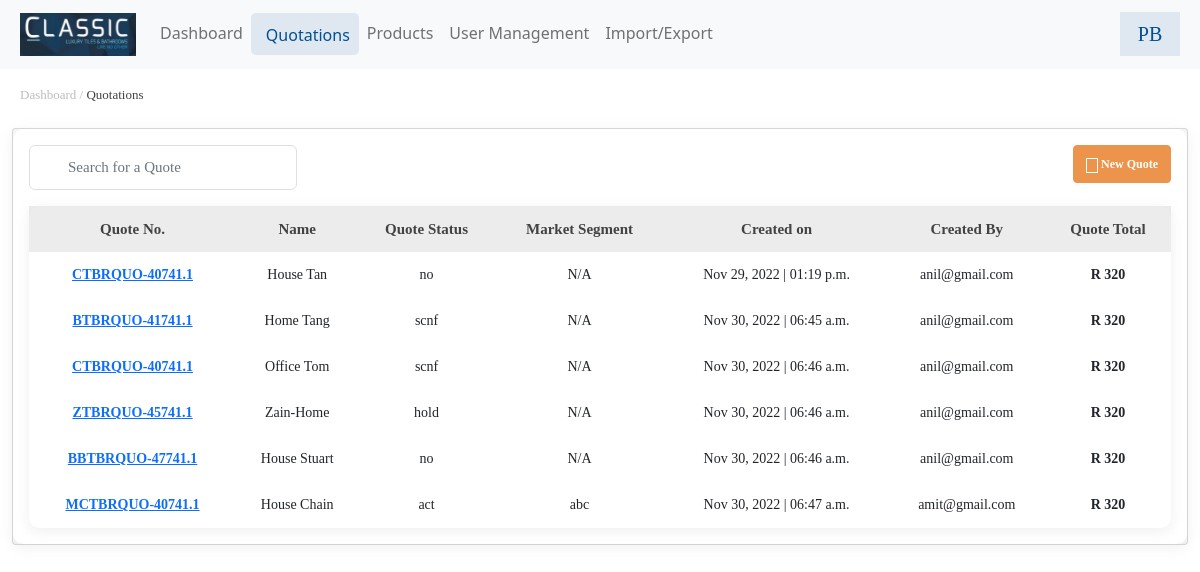
/quotations/, run on an earlier commit of the app's database.
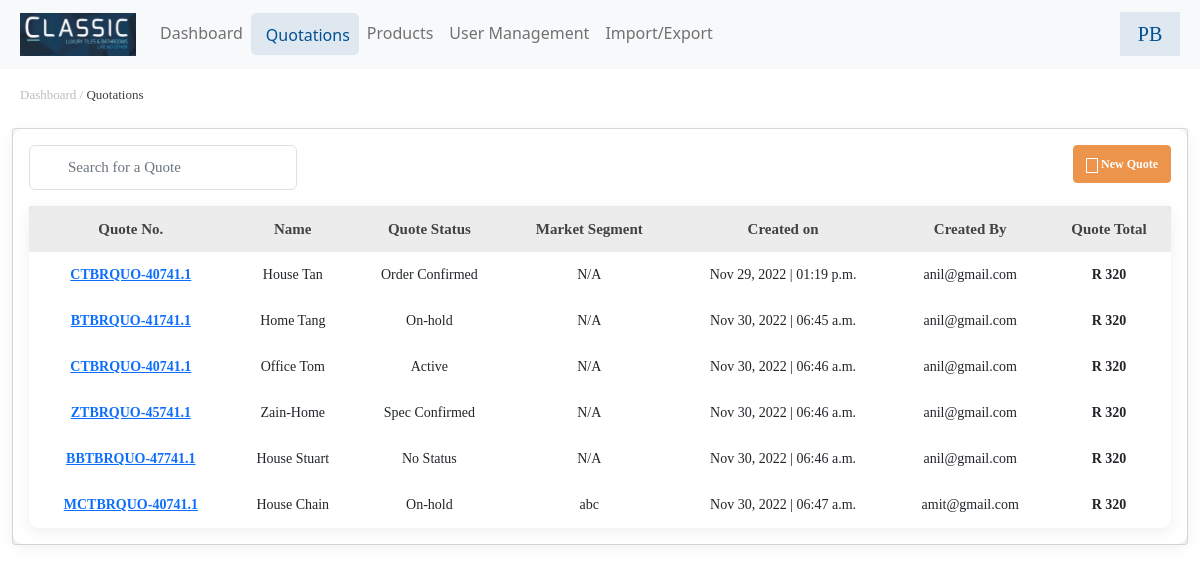
And on a later commit of the database.
### app/models.py (models this page shows, shortened)
class Quotation(models.Model):
    quot_no = models.CharField(max_length=200)
    name = models.CharField(max_length=200)
    quot_status = models.CharField(max_length=50, choices=quotationstatus, default="no")
    market_seg = models.CharField(max_length=200)
    created_at = models.DateTimeField(auto_now_add=True)
    created_by = models.ForeignKey(User, on_delete=models.CASCADE)

### app/views.py (the view)
# urls.py: path('quotations/', views.quotation, name='quotations'),
def quotation(request):
    quots = Quotation.objects.all()
    return render(request, "quotation.html", {"quots": quots})

### app/templates/quotation.html (shortened to what this page needs)
{% extends 'base.html' %}
{% load static %}
{% block pagenav %}
<div class="content-header tab-padding-left">
    <div class="container-fluid">
        <div class="row mb-2">
            <div class="col-sm-6">
                <p class="m-0 dashboard-sub-heading">Dashboard / <span style="color:#424242 !important;">Quotations</span></p>
            </div>
        </div>
    </div>
</div>
{% endblock pagenav %}
{% block main-content %}
<section class="content tab-padding-left">
    <div class="container-fluid">
        <div class="card">
            <div class="card-body quotations-card">
                <div class="row">
                    <div class="col-md-3">
                        <div class="form-group has-search">
                            <form action="" method="post">
                                <input type="text" class="form-control searchbox" placeholder="Search for a Quote" id="qsearch"/>
                            </form>
                        </div>
                    </div>
                    <div class="col-md-9 text-right">
                       <a href="{% url 'newquote' %}"> <button class="btn btn-warning new-quotations-btn"><i class="fa fa-plus quotation-plus-icon"></i> New Quote</button></a>
                    </div>
                </div>
                <table id="example1" class="table text-center quotations-table">
                    <thead>
                    <tr  class="heading">
                        <th>Quote No.</th>
                        <th>Name</th>
                        <th>Quote Status</th>
                        <th>Market Segment</th>
                        <th>Created on</th>
                        <th>Created By</th>
                        <th>Quote Total</th>
                    </tr>
                    </thead>
                    <tbody id="qtbody">
                    {% for q in quots %}
                    <tr>
                        <td class="fw-bold"><a href="{% url 'quotdetail' q.id %}">{{q.quot_no}}</a></td>
                        <td>{{q.name}}</td>
                        <td>{{q.get_quot_status_display}}</td>
                        <td>{{q.market_seg}}</td>
                        <td>{{q.created_at|date:"M d, Y"}} | {{q.created_at|time:"h:i a"}}</td>
                        <td>{{q.created_by.email}}</td>
                        <td class="fw-bold">R 320</td>
                    </tr>
                    {% endfor %}
                    </tbody>
                </table>
            </div>
        </div>
    </div>
</section>
{% endblock main-content %}

### app/templates/base.html (shortened to what this page needs)
<!DOCTYPE html>
{% load static %}
<html lang="en">
<head>
    <link rel="stylesheet" href="{% static 'plugins/fontawesome-free/css/all.min.css' %}" />
    <link rel="stylesheet" href="{% static 'plugins/icheck-bootstrap/icheck-bootstrap.min.css' %}" />
    <link rel="stylesheet" href="{% static 'dist/css/adminlte.min.css' %}" />
    <link rel="stylesheet" href="{% static 'dist/css/style.css' %}" >
    <link rel="stylesheet" href="{% static 'plugins/datatables-bs4/css/dataTables.bootstrap4.min.css' %}">
    <link rel="stylesheet" href="{% static 'plugins/datatables-responsive/css/responsive.bootstrap4.min.css' %}">
    <link rel="stylesheet" href="{% static 'plugins/datatables-buttons/css/buttons.bootstrap4.min.css' %}">
    <link href="https://cdn.jsdelivr.net/npm/bootstrap@5.0.2/dist/css/bootstrap.min.css" rel="stylesheet">
</head>
<body class="hold-transition sidebar-mini layout-fixed">
    <div class="col-12 p-0">
        <nav class="navbar navbar-expand-lg navbar-light bg-light">
            <div class="container-fluid">
                <a href="{% url 'index' %}" class="navbar-brand"><img src="{% static 'dist/img/logo.png' %}" style="width: 116px;"></a>
                <div class="collapse navbar-collapse" id="navbarCollapse">
                    <div class="navbar-nav">
                        {% if 'dashboard' in request.path %}
                        <a href="{% url 'dashboard' %}" class="nav-item nav-link header-active-menu">Dashboard</a>
                        {% else %}
                        <a href="{% url 'dashboard' %}" class="nav-item nav-link">Dashboard</a>
                        {% endif %}
                        {% if 'quotation' in request.path %}
                        <a href="{% url 'quotations' %}" class="nav-item nav-link header-active-menu">Quotations</a>
                        {% else %}
                        <a href="{% url 'quotations' %}" class="nav-item nav-link">Quotations</a>
                        {% endif %}
                        {% if 'product' in request.path %}
                        <a href="{% url 'products' %}" class="nav-item nav-link header-active-menu">Products</a>
                        {% else %}
                        <a href="{% url 'products' %}" class="nav-item nav-link">Products</a>
                        {% endif %}
                        <a href="#" class="nav-item nav-link">User Management</a>
                        <a href="#" class="nav-item nav-link">Import/Export</a>
                    </div>
                    <div class="navbar-nav ms-auto">
                        <a href="#" class="nav-item nav-link header-side-left-text">PB</a>
                    </div>
                </div>
            </div>
        </nav>
        {% block pagenav %} {% endblock pagenav %}
        {% block main-content %} {% endblock main-content %}
    </div>
</body>
</html>

### app/templates/ajax.html (shortened to what this page needs)
{% load static %}

What changed in the data, as far as the page shows it:
changed Quotation "House Tan": quot_status "no" → "Order Confirmed"
changed Quotation "BTBRQUO-41741.1": quot_status "scnf" → "On-hold"
changed Quotation "Office Tom": quot_status "scnf" → "Active"
changed Quotation "ZTBRQUO-45741.1": quot_status "hold" → "Spec Confirmed"
changed Quotation "BBTBRQUO-47741.1": quot_status "no" → "No Status"
changed Quotation "MCTBRQUO-40741.1": quot_status "act" → "On-hold"
